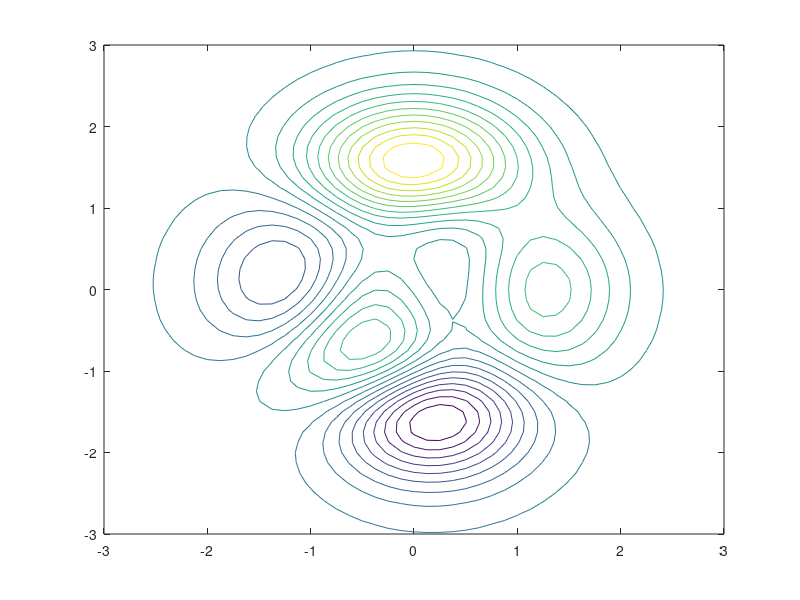

MATLAB code to generate this figure: (Note: this script raises an error after producing the figure.)

[X,Y,Z] = peaks;
fig = figure; 
contour(X,Y,Z,20)

% PLOTLY 
response = fig2plotly(fig,'filename','matlab_contour_subplots');
plotly_url = response.url; 
